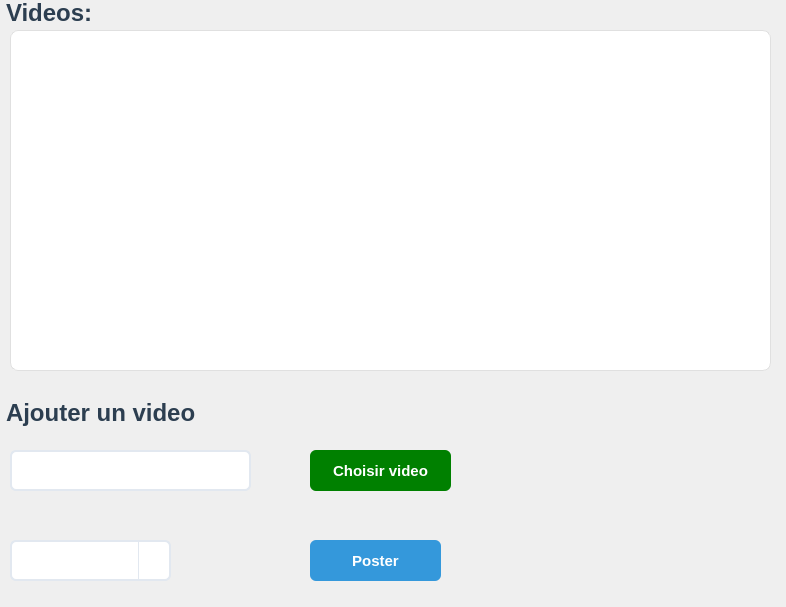
<?xml version="1.0" encoding="UTF-8"?>
<ui version="4.0">
 <class>VideoPage</class>
 <widget class="QWidget" name="VideoPage">
  <property name="geometry">
   <rect>
    <x>0</x>
    <y>0</y>
    <width>786</width>
    <height>607</height>
   </rect>
  </property>
  <property name="windowTitle">
   <string>Form</string>
  </property>
  <property name="styleSheet">
   <string notr="true">QWidget {
    font-family: &quot;Segoe UI&quot;, &quot;Helvetica Neue&quot;, Arial, sans-serif;
    font-size: 14px;
    color: #2c3e50; 
}

QLabel {
    font-size: 22px;
    font-weight: bold;
    color: brown; 
    padding-bottom: 5px;
}
QTableWidget {
    background-color: #ffffff;
    alternate-background-color: #f8f9fa; 
    border: 1px solid #e0e0e0;
    border-radius: 8px; 
    gridline-color: #eeeeee;
    selection-background-color: #3498db; 
    selection-color: #ffffff;
    padding: 5px;
}

QHeaderView::section {
    background-color: #2c3e50; 
    color: white;
    font-weight: bold;
    font-size: 13px;
    padding: 8px;
    border: none;
    border-right: 1px solid #34495e;
}

QTableCornerButton::section {
    background-color: #2c3e50;
    border: none;
}

QLineEdit, QTextEdit {
    background-color: #ffffff;
    border: 2px solid #e2e8f0;
    border-radius: 6px;
    padding: 8px;
    color: #333333;
}

QLineEdit:focus, QTextEdit:focus {
    border: 2px solid #3498db;
    background-color: #fbfdff;
}
QComboBox {
    background-color: #ffffff;
    border: 2px solid #e2e8f0;
    border-radius: 6px;
    padding: 6px 15px;
    color: #333333;
    font-weight: bold;
}

QComboBox:hover, QComboBox:focus {
    border: 2px solid #3498db;
}
QComboBox::drop-down {
    subcontrol-origin: padding;
    subcontrol-position: top right;
    width: 30px;
    border-left: 1px solid #e2e8f0;
    border-top-right-radius: 6px;
    border-bottom-right-radius: 6px;
}
QPushButton {
    background-color: #3498db; 
    color: white;
    border: none;
    border-radius: 6px;
    padding: 10px 20px;
    font-weight: bold;
    font-size: 15px;
}

QPushButton:hover {
    background-color: #2980b9; 
}

QPushButton:pressed {
    background-color: #1f618d;
}</string>
  </property>
  <widget class="QComboBox" name="classe">
   <property name="geometry">
    <rect>
     <x>10</x>
     <y>540</y>
     <width>161</width>
     <height>41</height>
    </rect>
   </property>
  </widget>
  <widget class="QPushButton" name="choisirFichier">
   <property name="geometry">
    <rect>
     <x>310</x>
     <y>450</y>
     <width>141</width>
     <height>41</height>
    </rect>
   </property>
   <property name="styleSheet">
    <string notr="true">background-color:green;</string>
   </property>
   <property name="text">
    <string>Choisir video</string>
   </property>
  </widget>
  <widget class="QLabel" name="chemin">
   <property name="geometry">
    <rect>
     <x>520</x>
     <y>390</y>
     <width>711</width>
     <height>41</height>
    </rect>
   </property>
   <property name="styleSheet">
    <string notr="true">  color: #2C3E50;
    font-family: 'Segoe UI', Arial, sans-serif;
    font-size: 24px;
    font-weight: bold;</string>
   </property>
   <property name="text">
    <string/>
   </property>
  </widget>
  <widget class="QTableWidget" name="tabvideo">
   <property name="geometry">
    <rect>
     <x>10</x>
     <y>30</y>
     <width>761</width>
     <height>341</height>
    </rect>
   </property>
  </widget>
  <widget class="QLabel" name="msgVide">
   <property name="geometry">
    <rect>
     <x>0</x>
     <y>60</y>
     <width>901</width>
     <height>91</height>
    </rect>
   </property>
   <property name="styleSheet">
    <string notr="true">  color: #2C3E50;
    font-family: 'Segoe UI', Arial, sans-serif;
    font-size: 24px;
    font-weight: bold;</string>
   </property>
   <property name="text">
    <string/>
   </property>
  </widget>
  <widget class="QLabel" name="addlbl">
   <property name="geometry">
    <rect>
     <x>0</x>
     <y>400</y>
     <width>331</width>
     <height>31</height>
    </rect>
   </property>
   <property name="styleSheet">
    <string notr="true">  color: #2C3E50;
    font-family: 'Segoe UI', Arial, sans-serif;
    font-size: 24px;
    font-weight: bold;</string>
   </property>
   <property name="text">
    <string>Ajouter un video</string>
   </property>
  </widget>
  <widget class="QPushButton" name="poster">
   <property name="geometry">
    <rect>
     <x>310</x>
     <y>540</y>
     <width>131</width>
     <height>41</height>
    </rect>
   </property>
   <property name="text">
    <string>Poster</string>
   </property>
  </widget>
  <widget class="QLabel" name="label">
   <property name="geometry">
    <rect>
     <x>0</x>
     <y>0</y>
     <width>221</width>
     <height>31</height>
    </rect>
   </property>
   <property name="styleSheet">
    <string notr="true">  color: #2C3E50;
    font-family: 'Segoe UI', Arial, sans-serif;
    font-size: 24px;
    font-weight: bold;</string>
   </property>
   <property name="text">
    <string>Videos:</string>
   </property>
  </widget>
  <widget class="QLineEdit" name="titreFichier">
   <property name="geometry">
    <rect>
     <x>10</x>
     <y>450</y>
     <width>241</width>
     <height>41</height>
    </rect>
   </property>
  </widget>
 </widget>
 <resources/>
 <connections/>
</ui>
